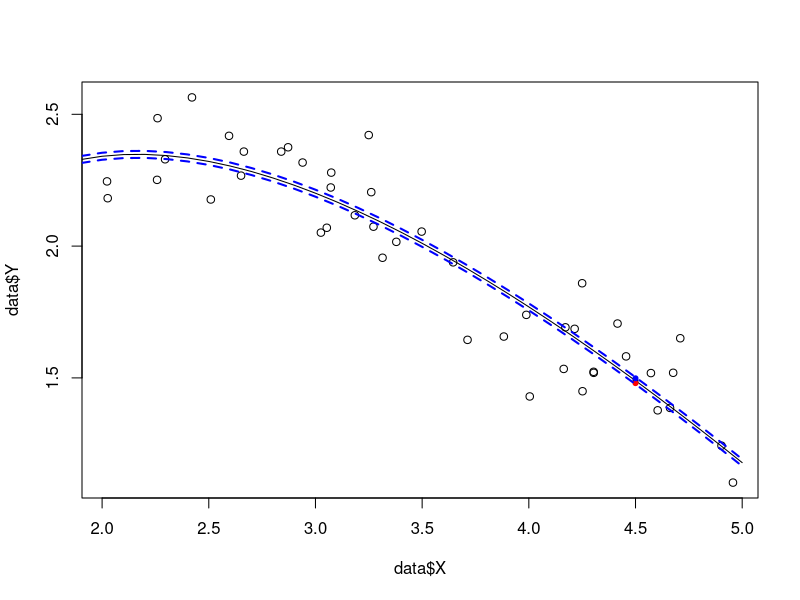

Write R code to recreate this figure.
data <- read.csv('data_sheet05.csv')

#Fitting the model
fmla <- as.formula("data$Y ~ data$X + log(data$X)")
fit <- lm(fmla)

#predict x = 4.5

x <- 4.5
pred <- fit$coefficients[1] + fit$coefficients[2]*x + fit$coefficients[3]*log(x)

#confidence interval
sigma <- sqrt(sum((fit$residuals)^2))/length(data$X)
N <- length(data$X)
x_mean <- mean(data$X)
x_sq_m <- mean((data$X)^2)
D <- (qnorm(0.975))*(sigma/sqrt(N))* sqrt(1 + ((x - x_mean)^2/(x_sq_m - (x_mean)^2)))
CI <- c(pred-D, pred+D)
range_x <- seq(from=1,to=5,by=0.1)
#Confidence Band for regression function
conf_band <- sqrt(qf((0.975),2,N-2))*(sigma*sqrt(2/N))* sqrt(1 + ((x - x_mean)^2/(x_sq_m - (x_mean)^2)))
pred_reg <- fit$coefficients[1] + fit$coefficients[2]*range_x + fit$coefficients[3]*log(range_x)
reg_CI <- cbind(pred_reg - conf_band,pred_reg + conf_band )

#Plot data and regression line
plot(data$X,data$Y)

lines(range_x,fit$coefficients[1] + fit$coefficients[2]*range_x + fit$coefficients[3]*log(range_x))
#predicted value
points(x,pred,pch=20)
#CI for prediction
points(x,CI[1],col="red",pch=20 )
points(x,CI[2],col="blue",pch=20)
#Confidence band
lines(range_x,reg_CI[,1],col="blue",lty=2,lwd=2)
lines(range_x,reg_CI[,2],col="blue",lty=2,lwd=2)

